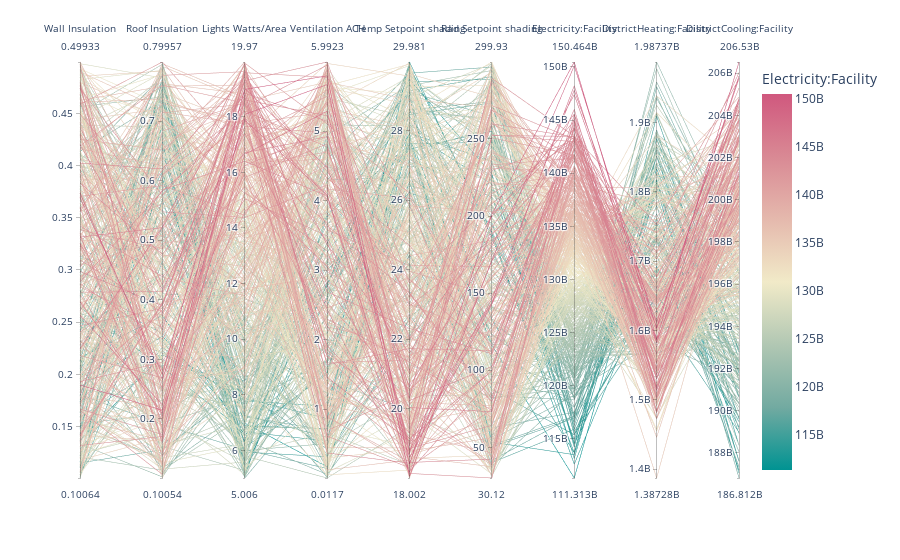

This figure's notebook cell:
### Code cell
import plotly
plotly.offline.init_notebook_mode(connected=True)

features = input_cols
import plotly.express as px
fig = px.parallel_coordinates(srresults,color="Electricity:Facility", dimensions=features+objectives,
                             color_continuous_scale=px.colors.diverging.Tealrose)
fig.show()

### Figure 1 — Plotly figure (JSON) as saved in the notebook; plotly's stock layout.template omitted (floating-point values rounded to 4 significant figures; data arrays with more than 128 entries replaced by an {"elided": "..."} marker saying what was removed)
{"data": [{"dimensions": [{"label": "Wall Insulation", "values": {"elided": "500 float values"}}, {"label": "Roof Insulation", "values": {"elided": "500 float values"}}, {"label": "Lights Watts/Area", "values": {"elided": "500 float values"}}, {"label": "Ventilation ACH", "values": {"elided": "500 float values"}}, {"label": "Temp Setpoint shading", "values": {"elided": "500 float values"}}, {"label": "Rad Setpoint shading", "values": {"elided": "500 float values"}}, {"label": "Electricity:Facility", "values": {"elided": "500 float values"}}, {"label": "DistrictHeating:Facility", "values": {"elided": "500 float values"}}, {"label": "DistrictCooling:Facility", "values": {"elided": "500 float values"}}], "domain": {"x": [0, 1], "y": [0, 1]}, "line": {"color": {"elided": "500 float values"}, "coloraxis": "coloraxis"}, "name": "", "type": "parcoords"}], "layout": {"coloraxis": {"colorbar": {"title": {"text": "Electricity:Facility"}}, "colorscale": [[0, "rgb(0, 147, 146)"], [0.1667, "rgb(114, 170, 161)"], [0.3333, "rgb(177, 199, 179)"], [0.5, "rgb(241, 234, 200)"], [0.6667, "rgb(229, 185, 173)"], [0.8333, "rgb(217, 137, 148)"], [1, "rgb(208, 88, 126)"]]}, "legend": {"tracegroupgap": 0}, "margin": {"t": 60}}}
